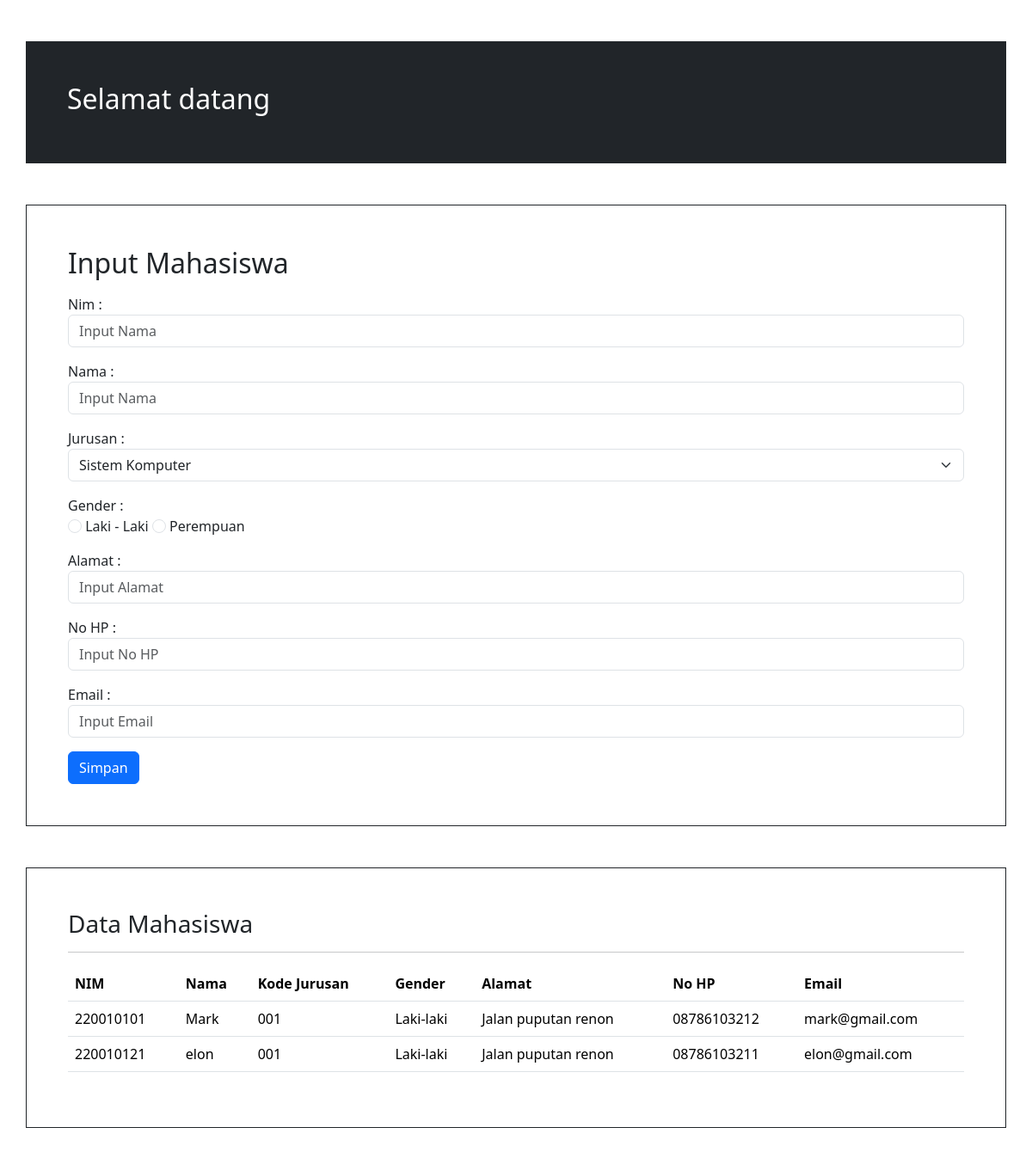
The app's page /mahasiswaCA231.php with its own data.
### tables this page shows
CREATE TABLE `mahasiswa` (
  `nim` char(9) NOT NULL,
  `nama_mhs` varchar(150) NOT NULL,
  `kode_jurusan` char(3) NOT NULL,
  `gender` int(11) NOT NULL,
  `alamat` varchar(150) NOT NULL,
  `no_hp` varchar(16) NOT NULL,
  `email` varchar(30) NOT NULL
);

### mahasiswaCA231.php (the view, shortened to what this page needs)
<!DOCTYPE html>
<html lang="en">
<head>
    <link href="https://cdn.jsdelivr.net/npm/bootstrap@5.3.1/dist/css/bootstrap.min.css" rel="stylesheet" />
</head>
<body>
    <div class="container-fluid">
        <div class="container p-5 my-5 bg-dark text-white">
            <h2>Selamat datang</h2>
        </div>
        <div class="container p-5 my-5 border border-dark">
            <h2>Input Mahasiswa</h2>
            <form action="proses.php" method="POST">
                <div class="mb-3 mt-3">
                    <label for="nim">Nim :</label>
                    <input type="text" class="form-control" placeholder="Input Nama" name="nim" required>
                </div>
                <div class="mb-3 mt-3">
                    <label for="nama">Nama :</label>
                    <input type="text" class="form-control" placeholder="Input Nama" name="nama" required>
                </div>
                <div class="mb-3 mt-3">
                    <label for="nama">Jurusan :</label>
                    <select name="jurusan" class="form-select">
                        <option value="J01">Sistem Komputer</option>
                    </select>
                </div>
                <div class="mb-3">
                    <label for="gener">Gender :</label><br>
                    <input class="form-check-input" type="radio" name="gender" value="1">
                    <label class="form-check-label" for="flexRadioDefault1">
                        Laki - Laki
                    </label>
                    <input class="form-check-input" type="radio" name="gender" value="0">
                    <label class="form-check-label" for="flexRadioDefault1">
                        Perempuan
                    </label>
                </div>
                <div class="mb-3">
                    <label for="alamat">Alamat :</label>
                    <input type="text" class="form-control" placeholder="Input Alamat" name="alamat" required>
                </div>
                <div class="mb-3">
                    <label for="no_hp">No HP :</label>
                    <input type="text" class="form-control" placeholder="Input No HP" name="no_hp" required>
                </div>
                <div class="mb-3">
                    <label for="Alamat">Email :</label>
                    <input type="email" class="form-control" placeholder="Input Email" name="email" required>
                </div>
                <button type="submit" class="btn btn-primary">Simpan</button>
            </form>
        </div>
        <div class="container p-5 my-5 border border-dark">
            <h3>Data Mahasiswa</h3>
            <hr>
            <table class="table">
                <tr>
                    <th>NIM</th>
                    <th>Nama</th>
                    <th>Kode Jurusan</th>
                    <th>Gender</th>
                    <th>Alamat</th>
                    <th>No HP</th>
                    <th>Email</th>
                </tr>
                <?php
                    include "koneksi.php";
                    $qry = mysqli_query($con, "SELECT * FROM mahasiswa");
                    while($data = mysqli_fetch_assoc($qry)){
                ?>
                <tr>
                    <td><?= $data['nim'] ?></td>
                    <td><?= $data['nama_mhs'] ?></td>
                    <td><?= $data['kode_jurusan'] ?></td>
                    <td><?= $data['gender'] == 1 ? 'Laki-laki' : 'Perempuan' ?></td>
                    <td><?= $data['alamat'] ?></td>
                    <td><?= $data['no_hp'] ?></td>
                    <td><?= $data['email'] ?></td>
                </tr>
                <?php } ?>
            </table>
        </div>
    </div>
</body>
</html>

### records on screen
mahasiswa: nim "220010101", nama_mhs "Mark", kode_jurusan "001", gender "Laki-laki", alamat "Jalan puputan renon", no_hp "08786103212", email "mark@gmail.com"
mahasiswa: nim "220010121", nama_mhs "elon", kode_jurusan "001", gender "Laki-laki", alamat "Jalan puputan renon", no_hp "08786103211", email "elon@gmail.com"
